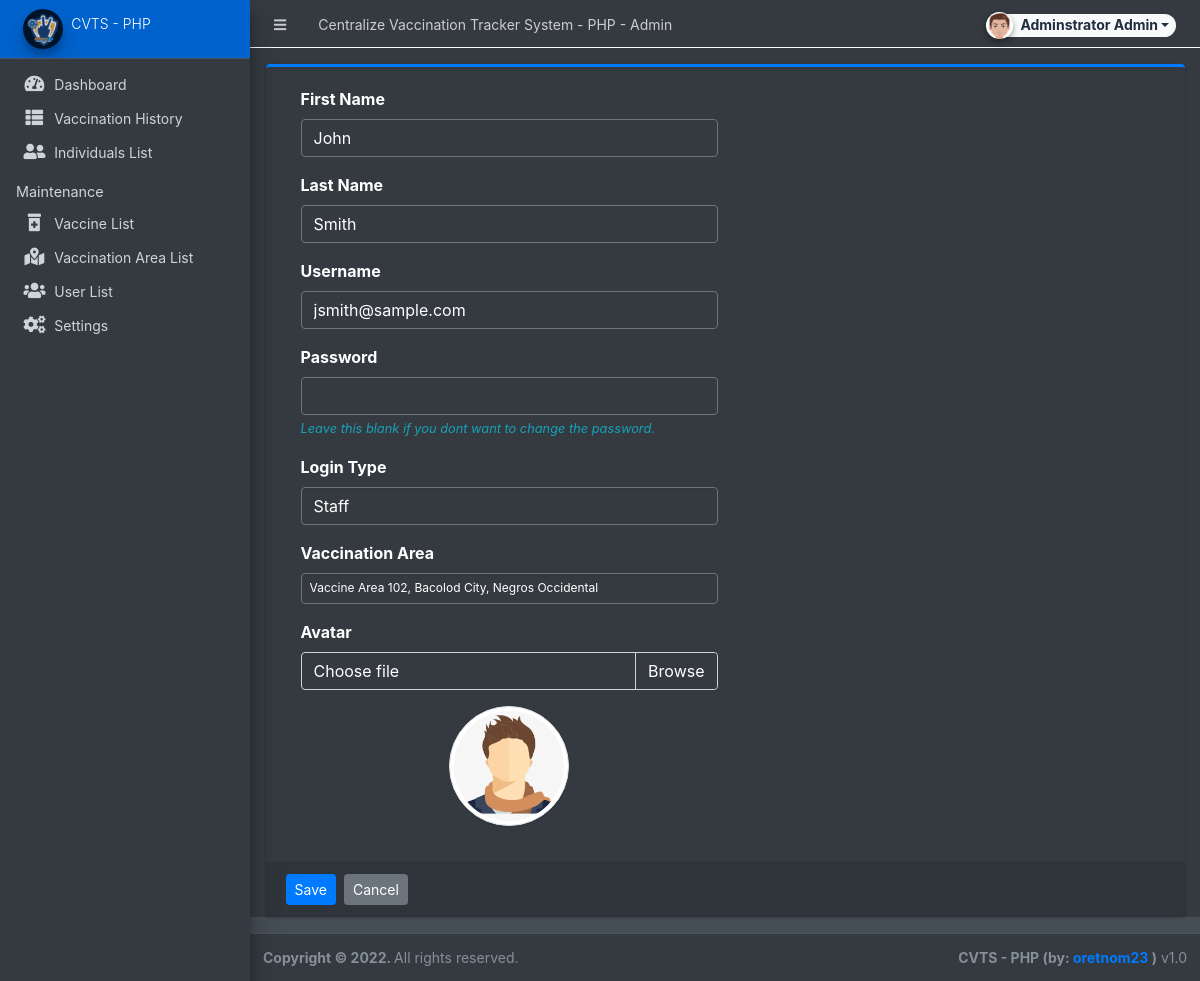
/admin/?page=user/manage_user&id=3 (signed in), run on the app's committed database.
### tables this page shows
CREATE TABLE `users` (
  `id` int(50) NOT NULL,
  `firstname` varchar(250) NOT NULL,
  `lastname` varchar(250) NOT NULL,
  `username` text NOT NULL,
  `password` text NOT NULL,
  `avatar` text DEFAULT NULL,
  `last_login` datetime DEFAULT NULL,
  `type` tinyint(1) NOT NULL DEFAULT 0,
  `location_id` int(30) DEFAULT NULL,
  `date_added` datetime NOT NULL DEFAULT current_timestamp(),
  `date_updated` datetime DEFAULT NULL ON UPDATE current_timestamp()
);

CREATE TABLE `vaccination_location_list` (
  `id` int(30) NOT NULL,
  `location` text NOT NULL,
  `status` tinyint(4) NOT NULL DEFAULT 1,
  `date_created` datetime NOT NULL DEFAULT current_timestamp()
);

### config.php (called while the page is built, shortened)
<?php
function validate_image($file){
	if(!empty($file)){
        $ex = explode('?',$file);
        $file = $ex[0];
        $param =  isset($ex[1]) ? '?'.$ex[1]  : '';
		if(is_file(base_app.$file)){
			return base_url.$file.$param;
		}else{
			return base_url.'dist/img/no-image-available.png';
		}
	}else{
		return base_url.'dist/img/no-image-available.png';
	}
}
?>

### admin/user/manage_user.php (the view, shortened to what this page needs)
<?php
if(isset($_GET['id']) && $_GET['id'] > 0){
    $user = $conn->query("SELECT * FROM users where id ='{$_GET['id']}'");
    foreach($user->fetch_array() as $k =>$v){
        $meta[$k] = $v;
    }
}
?>
<div class="card card-outline card-primary">
	<div class="card-body">
		<div class="container-fluid">
			<form action="" id="manage-user">
				<div class="form-group col-6">
					<label for="name">First Name</label>
					<input type="text" name="firstname" id="firstname" class="form-control" value="<?php echo isset($meta['firstname']) ? $meta['firstname']: '' ?>" required>
				</div>
				<div class="form-group col-6">
					<label for="name">Last Name</label>
					<input type="text" name="lastname" id="lastname" class="form-control" value="<?php echo isset($meta['lastname']) ? $meta['lastname']: '' ?>" required>
				</div>
				<div class="form-group col-6">
					<label for="username">Username</label>
					<input type="text" name="username" id="username" class="form-control" value="<?php echo isset($meta['username']) ? $meta['username']: '' ?>" required  autocomplete="off">
				</div>
				<div class="form-group col-6">
					<label for="password">Password</label>
					<input type="password" name="password" id="password" class="form-control" value="" autocomplete="off" <?php echo isset($meta['id']) ? "": 'required' ?>>
                    <?php if(isset($_GET['id'])): ?>
					<small class="text-info"><i>Leave this blank if you dont want to change the password.</i></small>
                    <?php endif; ?>
				</div>
				<div class="form-group col-6">
					<label for="type">Login Type</label>
					<select name="type" id="type" class="custom-select">
						<option value="2" <?php echo isset($meta['type']) && $meta['type'] == 2 ? 'selected' : '' ?>>Staff</option>
					</select>
				</div>
				<div class="form-group col-6">
					<label for="location_id">Vaccination Area</label>
					<select name="location_id" id="location_id" class="custom-select custom-select-sm select2">
						<?php
							$location_qry = $conn->query("SELECT * FROM vaccination_location_list where `status` = 1 order by `location` asc ");
							while($row = $location_qry->fetch_assoc()):
						?>
						<option value="<?php echo $row['id'] ?>" <?php echo isset($meta['location_id']) && $meta['location_id'] == $row['id'] ? 'selected' : '' ?>><?php echo $row['location'] ?></option>
						<?php endwhile; ?>
					</select>
				</div>
				<div class="form-group col-6">
					<label for="" class="control-label">Avatar</label>
					<div class="custom-file">
		              <label class="custom-file-label" for="customFile">Choose file</label>
		            </div>
				</div>
				<div class="form-group col-6 d-flex justify-content-center">
					<img src="<?php echo validate_image(isset($meta['avatar']) ? $meta['avatar'] :'') ?>" alt="" id="cimg" class="img-fluid img-thumbnail">
				</div>
			</form>
		</div>
	</div>
	<div class="card-footer">
			<div class="col-md-12">
				<div class="row">
					<button class="btn btn-sm btn-primary mr-2" form="manage-user">Save</button>
					<a class="btn btn-sm btn-secondary" href="./?page=user/list">Cancel</a>
				</div>
			</div>
		</div>
</div>

### admin/user/manage_user.php (style rules this page uses)
img#cimg { height: 15vh; width: 15vh; object-fit: cover; border-radius: 100% 100%; }

### data on the page
users: firstname "John", lastname "Smith", username "jsmith@sample.com", type "Staff", location_id "Vaccine Area 102, Bacolod City, Negros Occidental", avatar (picture)

### other printed values
$_settings->info('name') "Centralize Vaccination Tracker System - PHP"
$_settings->userdata('firstname').' '.$_settings->userdata('lastname') "Adminstrator Admin"
$_settings->info('short_name') "CVTS - PHP"
